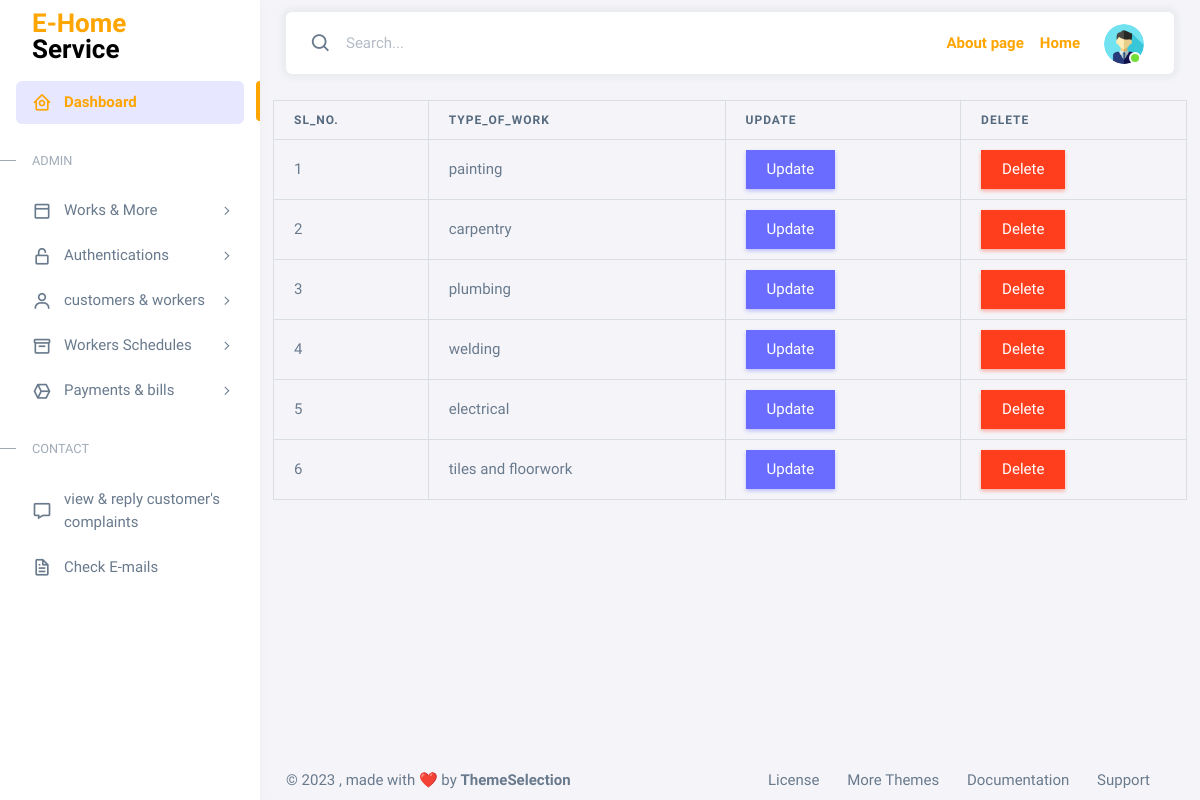
The app's page /view_works (signed in) with its own data.
### myapp/models.py (models this page shows, shortened)
class work_types(models.Model):
    works = models.CharField(max_length=25)

### myapp/views.py (the view)
# urls.py: path('view_works', views.view_works, name='view_works'),
@login_required
@user_passes_test(is_admin)
def view_works(request):
    data = work_types.objects.all()
    return render(request,'admin/view_works.html',{'data' : data})

### myapp/views.py (called while the page is built)
def is_admin(user):
    return user.is_authenticated and user.is_superuser  ## The is_authenticated attribute checks if a user is authenticated,

### templates/admin/view_works.html
{% extends 'admin/admin_dashboard.html' %}
{% block content %}
<table class="table table-bordered">
  <tr>
    <th>Sl_No.</th>
    <th>Type_of_Work</th>
    <th>Update</th>
    <th>Delete</th>
  </tr>
{% for i in data %}
  <tr>
    <td>{{forloop.counter}}</td>
    <td>{{i.works}}</td>
      <td><button class="btn btn-primary rounded-0"><a href="{% url 'update_works' i.id %}" style="color:white">Update</a></button></td>
      <td><button class="btn btn-danger rounded-0"><a href="{% url 'delete_works' i.id %}" style="color:white;">Delete</a></button></td>
  </tr>
    {% endfor %}
</table>
{% endblock %}

### records on screen
work_types: works "painting"
work_types: works "carpentry"
work_types: works "plumbing"
work_types: works "welding"
work_types: works "electrical"
work_types: works "tiles and floorwork"
